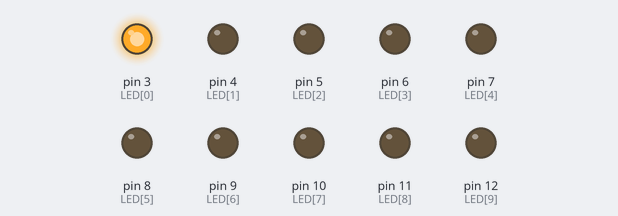
Simulated run of this sketch. Board: Arduino Uno, built with avr-gcc and run on an emulated ATmega328P. Parts: output pins drawn as LEDs (lit = HIGH).

Above: at 0.02 s.
At 0.37 s:
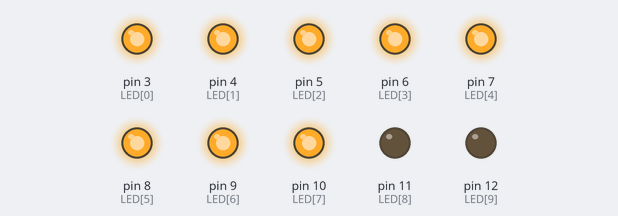
At 0.87 s:
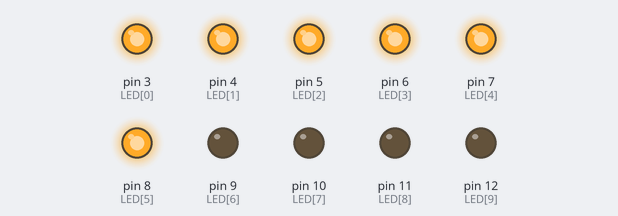
At 1.32 s:
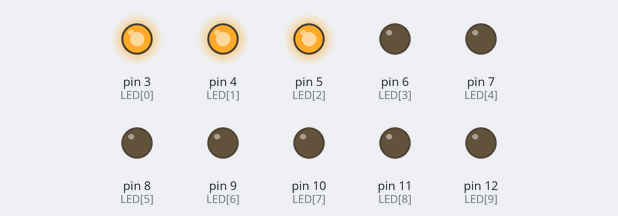
At 1.77 s:
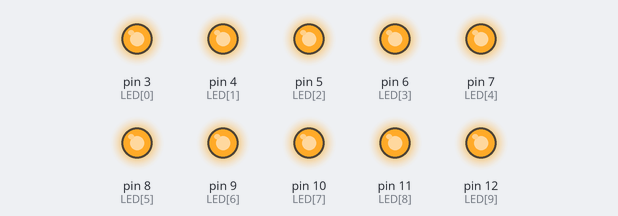
At 2.82 s:
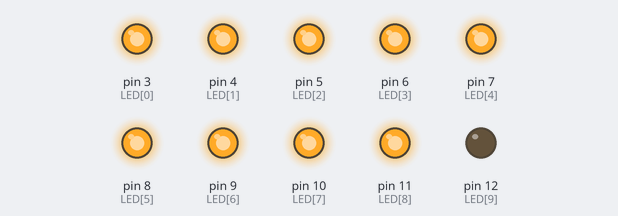
Timing chart, 0 to 3.1 s (numbered marks = the images above):
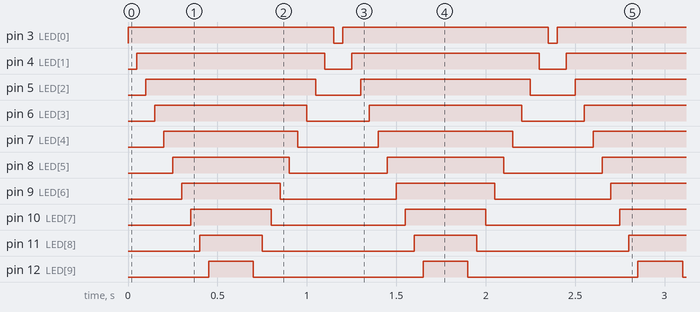

The sketch:

exerc2.ino
```cpp
int LED[] = {3,4,5,6,7,8,9,10,11,12};

void setup(){
  for(int x = 0; x < 10; x++){
    pinMode(LED[x], OUTPUT);
  }
}

void loop(){
  leds(true);
  leds(false);
}

void leds(bool acende){
  if(acende){
    for(int x=0; x < 10; x++){
      digitalWrite(LED[x],HIGH);
      delay(50);
    }
  }
  else{
    delay(200);
    for(int x=9; x >= 0; x--){
      digitalWrite(LED[x],LOW);
      delay(50);
    }
  }

}
```

Measured:
- by itself, pin 3 (LED[0]): alternates HIGH for 1.2 s and LOW for 0.05 s
- by itself, pin 4 (LED[1]): alternates HIGH for 1.1 s and LOW for 0.15 s
- by itself, pin 5 (LED[2]): alternates HIGH for 0.95 s and LOW for 0.25 s
- by itself, pin 6 (LED[3]): alternates HIGH for 0.85 s and LOW for 0.35 s
- by itself, pin 7 (LED[4]): alternates HIGH for 0.75 s and LOW for 0.45 s
- by itself, pin 8 (LED[5]): alternates HIGH for 0.65 s and LOW for 0.55 s
- by itself, pin 9 (LED[6]): alternates HIGH for 0.55 s and LOW for 0.65 s
- by itself, pin 10 (LED[7]): alternates HIGH for 0.45 s and LOW for 0.75 s
